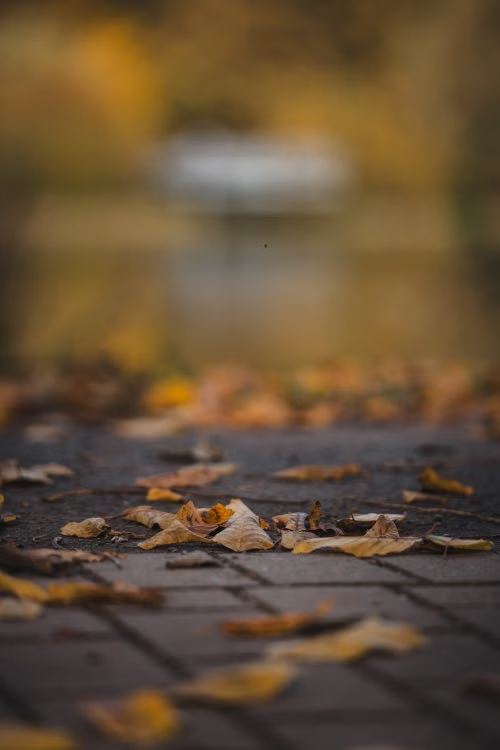
#> input picture birds.jpeg, 500 x 750 px, found by its file name
$ python generate_outputs.py   (older library calls are emulated)
#> lines starting #> are read from the running program, lines starting #| are printed output that depends on the picture
import os
import shutil
import cv2
import numpy as np

os.environ['MPLCONFIGDIR'] = r'C:\Users\LENOVO\.gemini\antigravity\brain\b768dafa-3595-483f-97f3-a6502a8b1ef6\scratch'
import matplotlib
matplotlib.use('Agg')
import matplotlib.pyplot as plt

repo_dir = r'C:\Users\LENOVO\.gemini\antigravity\scratch\image-enhancement-filters-opencv1'
assets_dir = os.path.join(repo_dir, 'assets')
os.makedirs(assets_dir, exist_ok=True)

src_img = r'C:\Users\LENOVO\.gemini\antigravity\brain\b768dafa-3595-483f-97f3-a6502a8b1ef6\.user_uploaded\media_1795491029890_1a2e6c3b.png'
dest_img = os.path.join(repo_dir, 'birds.jpeg')

shutil.copyfile(src_img, dest_img)
shutil.copyfile(src_img, os.path.join(assets_dir, 'birds.jpeg'))

# Step 1: Read and convert to RGB
image1 = cv2.imread(dest_img)
#> image1 is the input picture: shape (750, 500, 3); mean B, G, R 56, 80.3, 101.3
image2 = cv2.cvtColor(image1, cv2.COLOR_BGR2RGB)

# 1. Averaging filter
kernel = np.ones((11, 11), np.float32) / 169
image3 = cv2.filter2D(image2, -1, kernel)
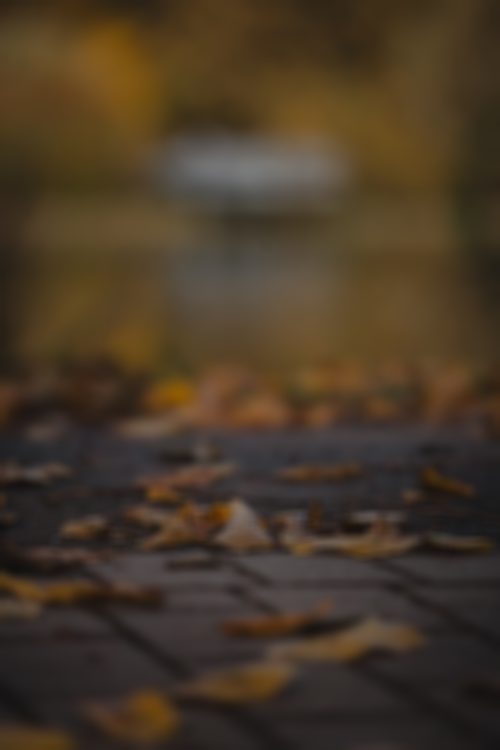
#> image3: shape (750, 500, 3); mean R, G, B 72.5, 57.5, 40.1

plt.figure(figsize=(9, 6))
plt.subplot(1, 2, 1)
plt.imshow(image2)
plt.title("Original Image")
plt.axis("off")

plt.subplot(1, 2, 2)
plt.imshow(image3)
plt.title("Average Filter Image")
plt.axis("off")
plt.tight_layout()
plt.savefig(os.path.join(assets_dir, 'output_1_average.png'), bbox_inches='tight', dpi=150)
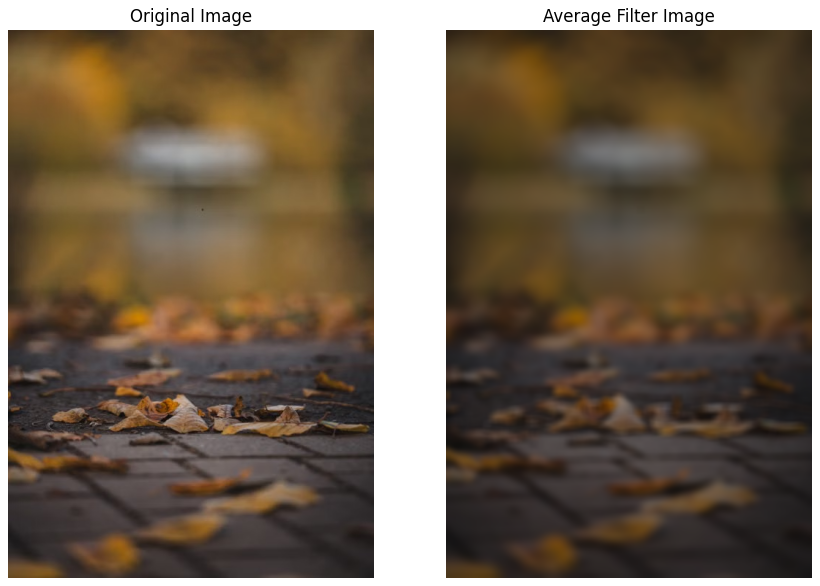
#> figure drawn by matplotlib, 2 panels
plt.close()

# 2. Weighted averaging
kernel1 = np.array([[1, 2, 1], [2, 4, 2], [1, 2, 1]]) / 16
image_weighted = cv2.filter2D(image2, -1, kernel1)

fig, ax = plt.subplots(figsize=(5, 7.5))
ax.imshow(image_weighted)
ax.set_title("Weighted Average Filter Image")
ax.axis("off")
plt.tight_layout()
plt.savefig(os.path.join(assets_dir, 'output_2_weighted.png'), bbox_inches='tight', dpi=150)
plt.close()

# 3. Gaussian filter
gaussian_blur = cv2.GaussianBlur(image2, (33, 33), 0, 0)
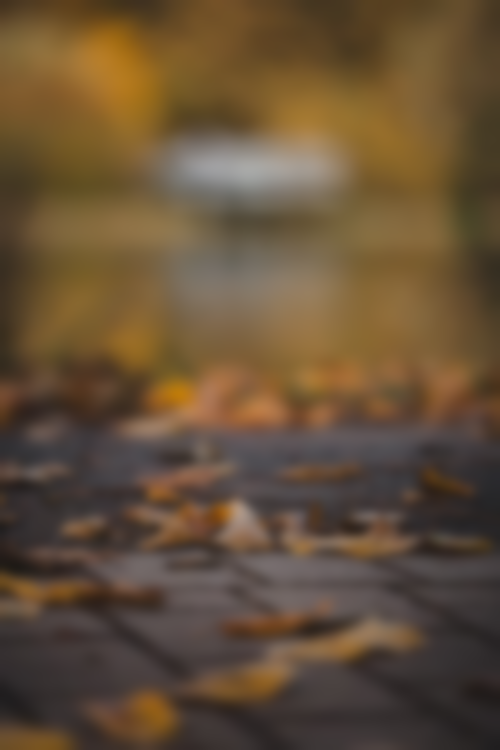
#> gaussian_blur: shape (750, 500, 3); mean R, G, B 101.3, 80.3, 56

fig, ax = plt.subplots(figsize=(5, 7.5))
ax.imshow(gaussian_blur)
ax.set_title("Gaussian Blur")
ax.axis("off")
plt.tight_layout()
plt.savefig(os.path.join(assets_dir, 'output_3_gaussian.png'), bbox_inches='tight', dpi=150)
plt.close()

# 4. Median filter
median = cv2.medianBlur(image2, 13)

fig, ax = plt.subplots(figsize=(5, 7.5))
ax.imshow(median)
ax.set_title("Median Blur")
ax.axis("off")
plt.tight_layout()
plt.savefig(os.path.join(assets_dir, 'output_4_median.png'), bbox_inches='tight', dpi=150)
plt.close()

# 5. Laplacian kernel
kernel2 = np.array([[-1, -1, -1], [2, -2, 1], [2, 1, -1]])
image_lap_kernel = cv2.filter2D(image2, -1, kernel2)
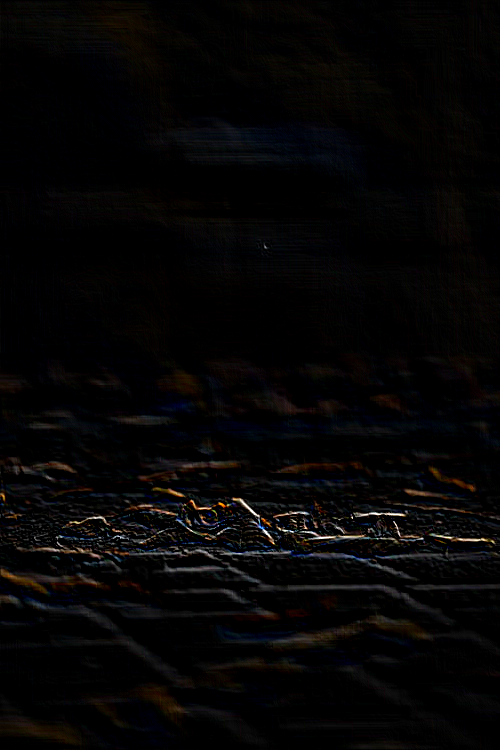
#> image_lap_kernel: shape (750, 500, 3); mean R, G, B 5.7, 4.8, 4.8

fig, ax = plt.subplots(figsize=(5, 7.5))
ax.imshow(image_lap_kernel)
ax.set_title("Laplacian Kernel")
ax.axis("off")
plt.tight_layout()
plt.savefig(os.path.join(assets_dir, 'output_5_laplacian_kernel.png'), bbox_inches='tight', dpi=150)
plt.close()

# 6. Laplacian operator
laplacian = cv2.Laplacian(image2, cv2.CV_64F)
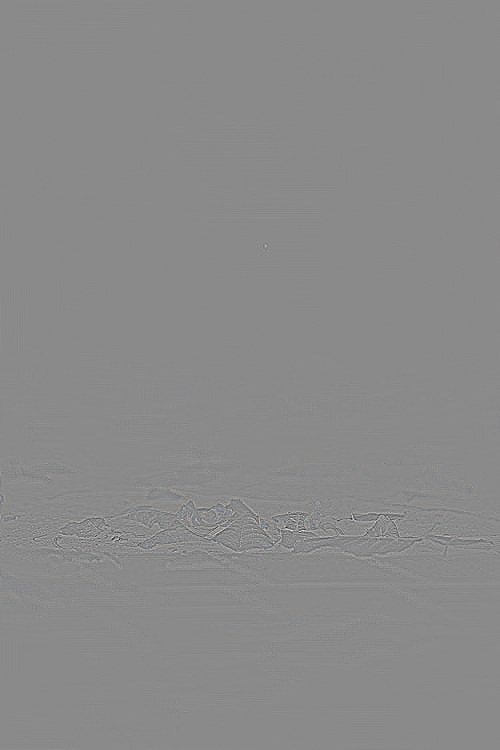
#> laplacian: shape (750, 500, 3) float64; mean R, G, B 0, 0, 0; drawn with min black and max white

fig, ax = plt.subplots(figsize=(5, 7.5))
ax.imshow(laplacian)
ax.set_title("Laplacian Operator")
ax.axis("off")
plt.tight_layout()
plt.savefig(os.path.join(assets_dir, 'output_6_laplacian_operator.png'), bbox_inches='tight', dpi=150)
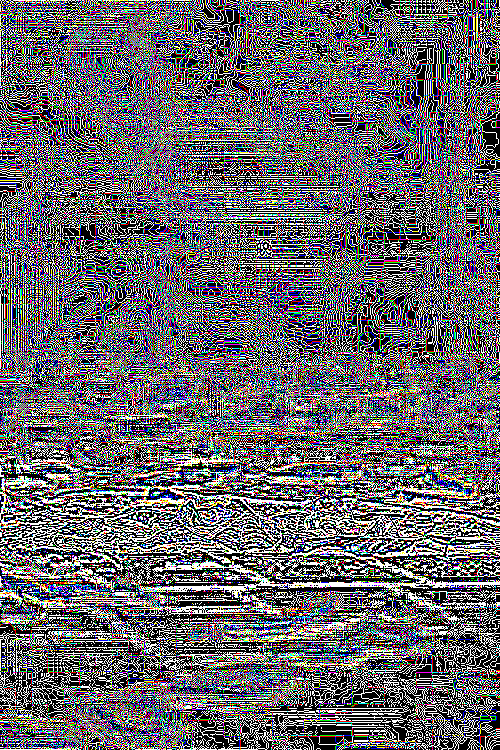
#> shown: shape (750, 500, 3) float64; mean R, G, B 0.406, 0.399, 0.415
plt.close()

print('All filter outputs generated successfully!')
